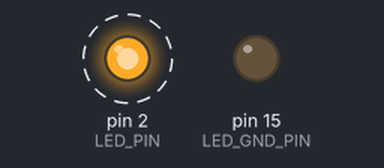
Simulated run of this sketch. Board: Arduino Uno, built with avr-gcc and run on an emulated ATmega328P. On the bench: output pins drawn as LEDs (lit = HIGH). Dashed ring = blinking.

Above: at 0.2 s.
Timing chart, 0 to 3.0 s (numbered marks = the images above):
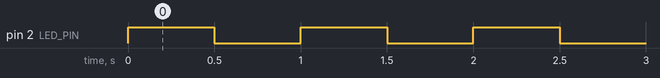

Measured:
- by itself, pin 2 (LED_PIN): alternates HIGH for 0.50 s and LOW for 0.50 s

The sketch:

LED_TEST.ino
```cpp
/*
 * LED Test
 *
 * This sketch shows how to control an LED connected to a microcontroller pin
 * You must take a warness with the current you will drain from the pin.
 * It must be < 10mA to avoid permanently damage the microcontroller.
 *
 * You can use and modify this code under your own responsability
 *
 * by Adrian Gallardo, Cristian Orrego
 * CEAZA
 * March 2024
 */

const int LED_PIN = 2;        // GPIO where the LED is connected to
const int LED_GND_PIN = 15;

void setup() {
  pinMode(LED_PIN,OUTPUT);    // set pin as digital output (can be at 0V or 3.3V depending on the program)
  digitalWrite(LED_PIN,LOW);  // set pin at 0V output
  pinMode(LED_GND_PIN,OUTPUT);
  digitalWrite(LED_GND_PIN,LOW);
}

void loop() {
  digitalWrite(LED_PIN,HIGH); // set LED pin at 3.3V (LED ON)
  delay(500);
  digitalWrite(LED_PIN,LOW);  // set LED pin at 0V (LED OFF)
  delay(500);
}
```
